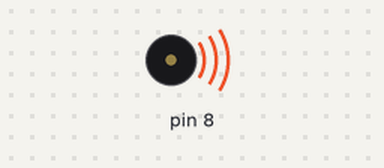
A sketch run on a simulated Arduino Uno, built with avr-gcc and run on an emulated ATmega328P. Shown: buzzer (waves = sounding).

Above: at 0.5 s.
At 1.5 s:
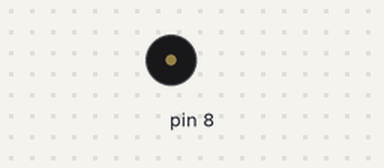
Timing chart, 0 to 3.0 s (numbered marks = the images above):
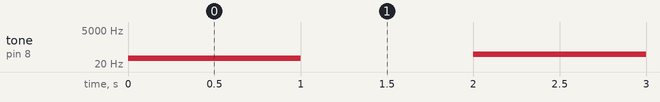

The sketch:

tone_experiment.ino
```cpp
void setup() {
  int note_duration = 1000;
  for(int freq = 50; freq <= 4950; freq+=50){
    tone(8, freq);
    delay(note_duration);
    noTone(8);
    delay(note_duration);
  }
}

void loop() {

}
```

Measured:
- by itself, tone on pin 8: plays 50 Hz for 1.0 s, 100 Hz for 1.0 s, 150 Hz for 1.0 s, 200 Hz for 1.0 s, 250 Hz for 1.0 s, 300 Hz for 1.0 s … (65 notes in this stretch)
